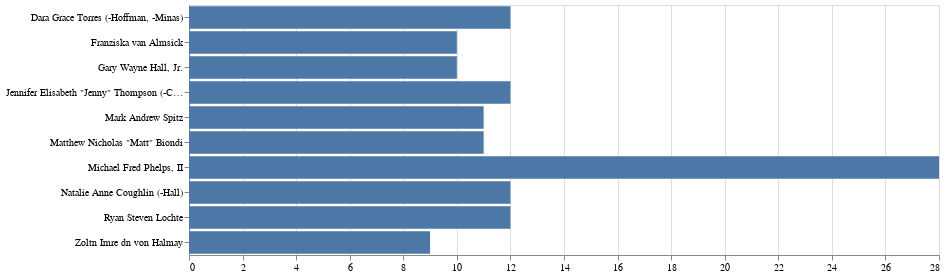

Write notebook code for a chart like this one.
### Code cell
@vlplot(
    height={step=25},
    width=750,
    :bar,
    
    x=tenn[:second],
    y=tenn[:first]
)

### Figure 1 — Vega-Lite specification as saved in the notebook (floating-point values rounded to 4 significant figures)
{"data": {"values": [{"x": 28, "y": "Michael Fred Phelps, II"}, {"x": 12, "y": "Ryan Steven Lochte"}, {"x": 12, "y": "Dara Grace Torres (-Hoffman, -Minas)"}, {"x": 12, "y": "Natalie Anne Coughlin (-Hall)"}, {"x": 12, "y": "Jennifer Elisabeth \"Jenny\" Thompson (-Cumpelik)"}, {"x": 11, "y": "Mark Andrew Spitz"}, {"x": 11, "y": "Matthew Nicholas \"Matt\" Biondi"}, {"x": 10, "y": "Franziska van Almsick"}, {"x": 10, "y": "Gary Wayne Hall, Jr."}, {"x": 9, "y": "Zoltn Imre dn von Halmay"}]}, "encoding": {"x": {"field": "x", "title": null, "type": "quantitative"}, "y": {"field": "y", "title": null, "type": "nominal"}}, "height": {"step": 25}, "mark": "bar", "width": 750}
